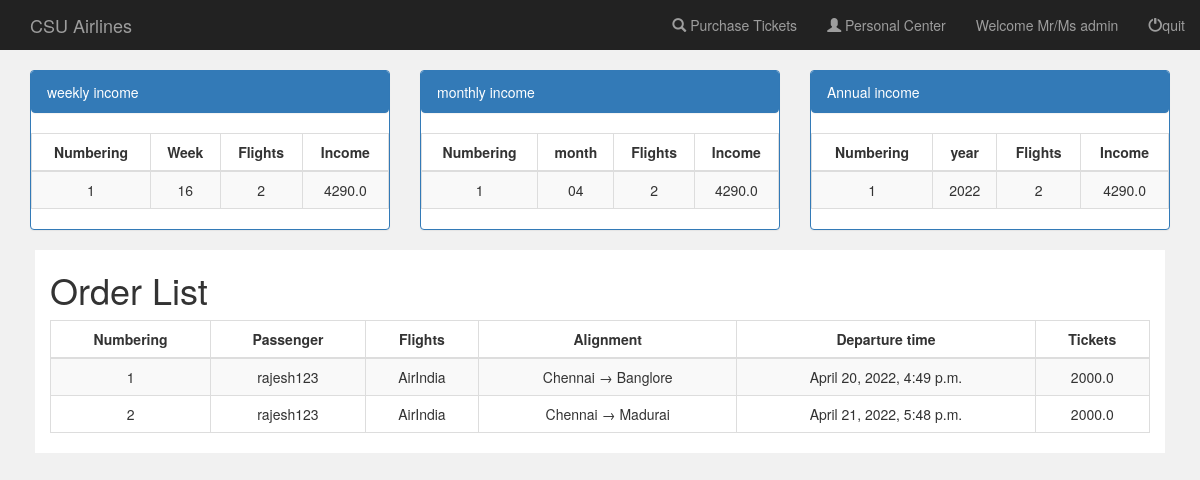
The app's page /booksystem/user_info/ (signed in) with its own data.
### booksystem/models.py (models this page shows, shortened)
class Flight(models.Model):
    user = models.ManyToManyField(User, default=1)  # With this field, the default background addition is invalid, you must customize the form to remove this field
    name = models.CharField(max_length=100)  # Flight China Southern Airlines CZ3969
    leave_city = models.CharField(max_length=100, null=True)  # leave the city
    arrive_city = models.CharField(max_length=100, null=True)  # arrival city
    leave_airport = models.CharField(max_length=100, null=True)  # departure airport
    arrive_airport = models.CharField(max_length=100, null=True)  # Arrival airport
    leave_time = models.DateTimeField(null=True)  # Date time field includes date field information and adds time
    arrive_time = models.DateTimeField(null=True)
    capacity = models.IntegerField(default=0, null=True)  # total number of seats
    price = models.FloatField(default=0, null=True)  # price
    book_sum = models.IntegerField(default=0, null=True)  # Total number of bookings
    income = models.FloatField(default=0, null=True)  # income

### booksystem/views.py (the view, shortened to what this page needs)
def user_info(request):
    if request.user.is_authenticated:
        if request.user.id == ADMIN_ID:
            context = admin_finance(request)  # Get the data to pass to the front end
            return render(request, 'booksystem/admin_finance.html', context)
    return render(request, 'booksystem/login.html')  # If the user is not logged in, render the login page

### booksystem/templates/booksystem/admin_finance.html
{% extends 'booksystem/base.html' %}
{% block login_display %}
    <a href="#">Welcome Mr/Ms admin</a>
{% endblock %}
{% block content %}
    <div class="container-fluid col-sm-12" style="margin-top: 20px">
        <div class="col-sm-4">
            <div class="panel panel-primary">
                <div class="panel panel-heading">
                    weekly income
                </div>
                <div>
                    <table class="table table-bordered table-striped">
                        <thead>
                        <th style="text-align: center">Numbering</th>
                        <th style="text-align: center">Week</th>
                        <th style="text-align: center">Flights</th>
                        <th style="text-align: center">Income</th>
                        </thead>
                        <tbody align="center">
                        {% for income in week_incomes %}
                            <tr>
                                <td>{{ forloop.counter }}</td>
                                <td>{{ income.metric }}</td>
                                <td>{{ income.flight_sum }}</td>
                                <td>{{ income.income }}</td>
                            </tr>
                        {% endfor %}
                        </tbody>
                    </table>
                </div>
            </div>
        </div>
        <div class="col-sm-4">
            <div class="panel panel-primary">
                <div class="panel panel-heading">
                    monthly income
                </div>
                <div>
                    <table class="table table-bordered table-striped">
                       <thead>
                        <th style="text-align: center">Numbering</th>
                        <th style="text-align: center">month</th>
                        <th style="text-align: center">Flights</th>
                        <th style="text-align: center">Income</th>
                        </thead>
                        <tbody align="center">
                        {% for income in month_incomes %}
                            <tr>
                                <td>{{ forloop.counter }}</td>
                                <td>{{ income.metric }}</td>
                                <td>{{ income.flight_sum }}</td>
                                <td>{{ income.income }}</td>
                            </tr>
                        {% endfor %}
                        </tbody>
                    </table>
                </div>
            </div>
        </div>
        <div class="col-sm-4">
            <div class="panel panel-primary">
                <div class="panel panel-heading">
                    Annual income
                </div>
                <div>
                    <table class="table table-bordered table-striped">
                        <thead>
                        <th style="text-align: center">Numbering</th>
                        <th style="text-align: center">year</th>
                        <th style="text-align: center">Flights</th>
                        <th style="text-align: center">Income</th>
                        </thead>
                        <tbody align="center">
                        {% for income in year_incomes %}
                            <tr>
                                <td>{{ forloop.counter }}</td>
                                <td>{{ income.metric }}</td>
                                <td>{{ income.flight_sum }}</td>
                                <td>{{ income.income }}</td>
                            </tr>
                        {% endfor %}
                        </tbody>
                    </table>
                </div>
            </div>
        </div>
        <div class="book_orders" style="margin-left: 20px;margin-right: 20px">
            <div class="col-sm-12" style="background-color: white">
                <h1>Order List</h1>
                <div>
                    <table class="table table-bordered table-striped">
                        <thead>
                        <th style="text-align: center">Numbering</th>
                        <th style="text-align: center">Passenger</th>
                        <th style="text-align: center">Flights</th>
                        <th style="text-align: center">Alignment</th>
                        <th style="text-align: center">Departure time</th>
                        <th style="text-align: center">Tickets</th>
                        </thead>
                        <tbody align="center">
                        {% for order in order_set %}
                            <tr>
                                <td>{{ forloop.counter }}</td>
                                <td>{{ order.passenger_name }}</td>
                                <td>{{ order.flight_name }}</td>
                                <td>{{ order.flight_route }}</td>
                                <td>{{ order.flight_ltime }}</td>
                                <td>{{ order.flight_price }}</td>
                            </tr>
                        {% endfor %}
                        </tbody>
                    </table>
                </div>
            </div>
        </div>
    </div>
{% endblock %}

### records on screen
Flight: flight_name "AirIndia", flight_ltime "April 20, 2022, 4:49 p.m.", flight_price "2000.0"
Flight: flight_name "AirIndia", flight_ltime "April 21, 2022, 5:48 p.m.", flight_price "2000.0"

### other values on screen
{{ income.metric }} "16"
{{ income.flight_sum }} "2"
{{ income.income }} "4290.0"
{{ income.metric }} "04"
{{ income.metric }} "2022"
{{ order.passenger_name }} "rajesh123" "rajesh123"
{{ order.flight_route }} "Chennai → Banglore" "Chennai → Madurai"
